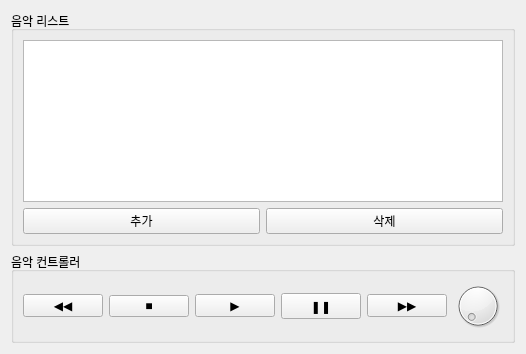
<?xml version="1.0" encoding="UTF-8"?>
<ui version="4.0">
 <class>Form</class>
 <widget class="QWidget" name="Form">
  <property name="geometry">
   <rect>
    <x>0</x>
    <y>0</y>
    <width>495</width>
    <height>354</height>
   </rect>
  </property>
  <property name="windowTitle">
   <string>Form</string>
  </property>
  <layout class="QVBoxLayout" name="verticalLayout_3" stretch="4,1">
   <item>
    <widget class="QGroupBox" name="groupBox">
     <property name="title">
      <string>음악 리스트</string>
     </property>
     <layout class="QVBoxLayout" name="verticalLayout">
      <item>
       <widget class="QListWidget" name="lw"/>
      </item>
      <item>
       <layout class="QHBoxLayout" name="horizontalLayout_2">
        <item>
         <widget class="QPushButton" name="btn_add">
          <property name="text">
           <string>추가</string>
          </property>
         </widget>
        </item>
        <item>
         <widget class="QPushButton" name="btn_del">
          <property name="text">
           <string>삭제</string>
          </property>
         </widget>
        </item>
       </layout>
      </item>
     </layout>
    </widget>
   </item>
   <item>
    <widget class="QGroupBox" name="groupBox_2">
     <property name="title">
      <string>음악 컨트롤러</string>
     </property>
     <layout class="QVBoxLayout" name="verticalLayout_2">
      <item>
       <layout class="QHBoxLayout" name="horizontalLayout">
        <item>
         <widget class="QPushButton" name="btn_prev">
          <property name="text">
           <string>◀◀</string>
          </property>
         </widget>
        </item>
        <item>
         <widget class="QPushButton" name="btn_stop">
          <property name="text">
           <string>■</string>
          </property>
         </widget>
        </item>
        <item>
         <widget class="QPushButton" name="btn_play">
          <property name="text">
           <string>▶</string>
          </property>
         </widget>
        </item>
        <item>
         <widget class="QPushButton" name="btn_pause">
          <property name="text">
           <string>ㅤㅤ❚❚ㅤㅤ</string>
          </property>
         </widget>
        </item>
        <item>
         <widget class="QPushButton" name="btn_ff">
          <property name="text">
           <string>▶▶</string>
          </property>
         </widget>
        </item>
        <item>
         <widget class="QDial" name="dial"/>
        </item>
       </layout>
      </item>
     </layout>
    </widget>
   </item>
  </layout>
 </widget>
 <resources/>
 <connections/>
</ui>
